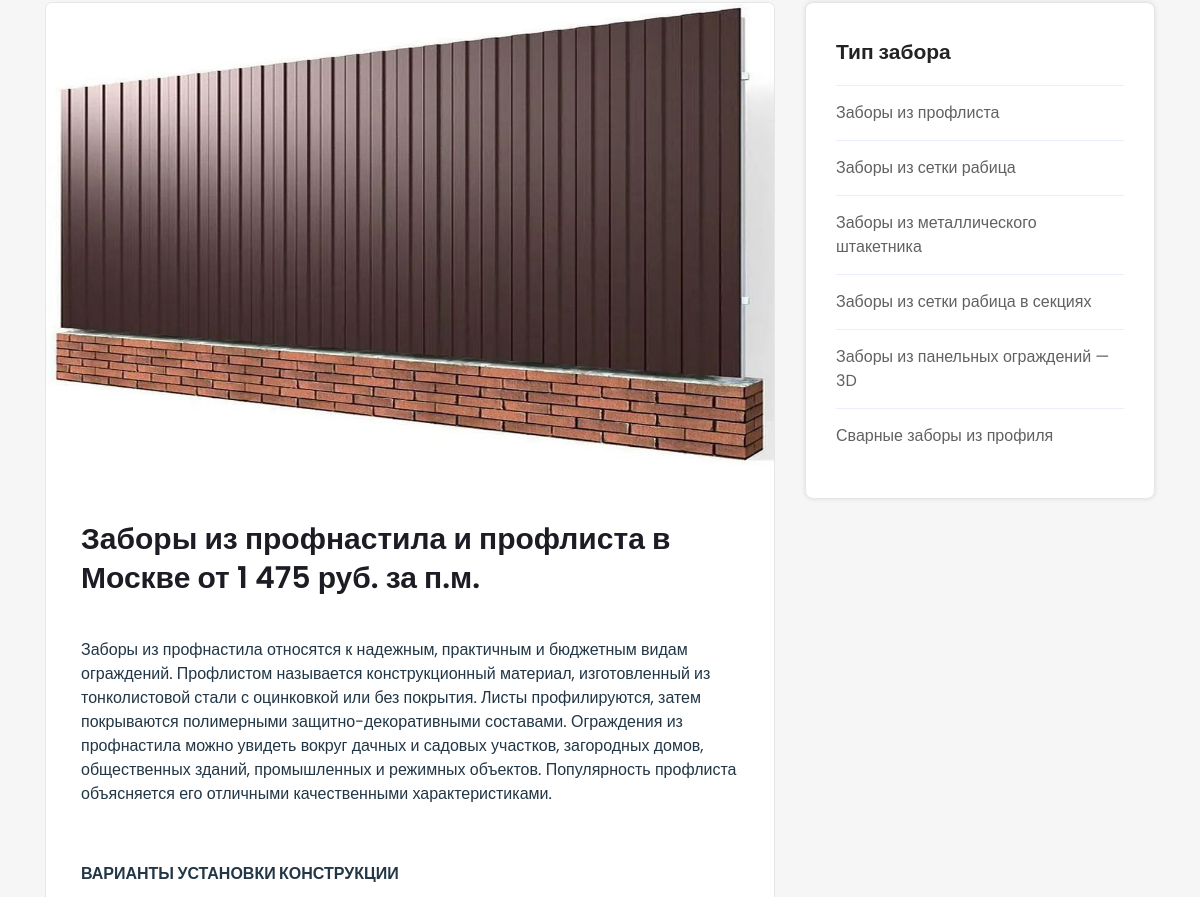
The app's page /zabory/category/zabory-iz-profnastila (middle part), older data.
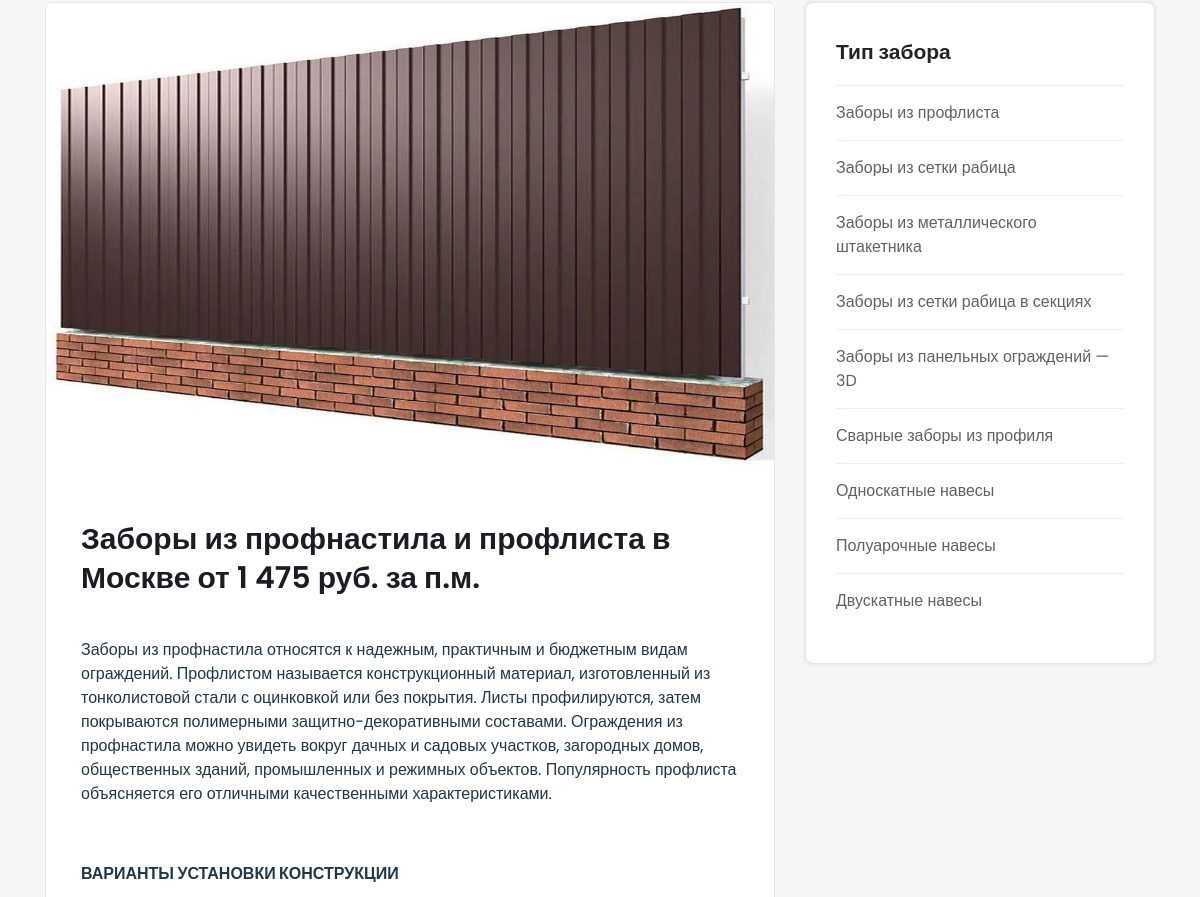
The same page, newer data.
### home/models.py (models this page shows, shortened)
class ServiceCategory(models.Model):
    Title = models.CharField("Название тип забора", max_length=100, blank=True, null=True,  help_text="Введите категорию услуги")
    Slug = models.CharField(max_length=100, blank=True, null=True, unique=True, help_text="Ссылка категория услуги")
    Content = RichTextUploadingField("Описание", blank=True, null=True, help_text="Короткое описание ")
    ShortDesc = models.TextField("Короткое описание", max_length=165, null=True, blank=True, help_text="Короткое описание сервиса")
    Image = ProcessedImageField(upload_to='zabory/categories/%Y-%m-%d/',
                            processors=[ResizeToFill(1200, 768)],
                            format='JPEG',
                            blank=True, null=True)
    image_thumbnail = ImageSpecField(source='Image',
                                 processors=[ResizeToFill(390, 290)],
                                 format='JPEG',
                                 )
    class Meta:
        verbose_name = 'Тип забора'
        verbose_name_plural = 'Типы забора'
    def get_absolute_url(self):
        return reverse('home:zaborCategory', args = [self.Slug])

### home/views.py (the view)
# urls.py: path('zabory/category/<slug:Slug>', views.zaborCategory, name='zaborCategory'),
def zaborCategory(request, Slug):
    template = 'home/zabor_category.html'
    zaborCategory = ServiceCategory.objects.get(Slug=Slug)
    zabory = Services.objects.filter(status='published', Category=zaborCategory.id)
    zaborCategories = ServiceCategory.objects.all() # # used to show other categories
    args = {
        'zabory': zabory,
        'zaborCategory': zaborCategory,
        'zaborCategories': zaborCategories, # used to show other categories
    }
    return render(request, template, args) #

### home/models.py (called while the page is built)
    def get_absolute_url(self):
        return reverse('home:zaborDetails', args = [self.Slug])

### home/templates/home/zabor_category.html (shortened to what this page needs)
﻿{% extends 'base.html' %}{% load static %}
    {%block mainWrapper %}
    <div class="blog_area blog-details-area rs pt-115 pb-90" id="blog">
        <div class="container">
            <div class="row">
                <div class="col-lg-8 col-md-12 col-sm-12 col-xs-12">
                    <div class="row">
                        <div class="col-md-12">
                            <div class="dreamit-single-blog-box">
                                <div class="dreamit-sigle-tmumb">
                                    <img src="{{zaborCategory.Image.url }}" alt="{{page.Title}}">
                                </div>
                                <div class="em-blog-content">
                                    <div class="blog-page-title pt-3">
                                        {% autoescape off %}
                                        {{zaborCategory.Content}}
                                        {% endautoescape %}
                                    </div>
                                </div>
                            </div>
                        </div>
                    </div>
                </div>
                <div class=" col-lg-4 col-md-12 col-sm-12 col-xs-12 sidebar-right content-widget pdsr">
                    <div class="blog-left-side widget">
                        <div class="widget-sidebar-box-two">
                            <div class="widget-sidebar-title text-left pb-20">
                                <h2>Тип забора</h2>
                            </div>
                            <div class="categories-content">
                                <ul>
                                    {% for zc in zaborCategories %}
                                    <li><a href="{%if zc.get_absolute_url == zaborCategory.get_absolute_url %}#{% else %}{{zc.get_absolute_url}}{% endif %}">{{zc.Title}}</a></li>
                                    {% endfor %}
                                </ul>
                            </div>
                        </div>
                    </div>
                </div>
            </div>
        </div>
    </div>
    <br><br><br><br>
    {% endblock mainWrapper %}

### home/templates/base.html (shortened to what this page needs)
<!DOCTYPE HTML>
<html lang="ru-RU">
<head>
    <link rel="stylesheet" href="/static/assets/css/bootstrap.min.css" type="text/css" media="all" />
    <link rel="stylesheet" href="/static/assets/css/owl.carousel.min.css" type="text/css" media="all" />
    <link rel="stylesheet" href="/static/assets/css/nivo-slider.css" type="text/css" media="all" />
    <link rel="stylesheet" href="/static/assets/css/animate.css" type="text/css" media="all" />
    <link rel="stylesheet" href="/static/assets/css/animated-text.css" type="text/css" media="all" />
    <link rel="stylesheet" href="/static/assets/css/all.min.css" type="text/css" media="all" />
    <link rel="stylesheet" href="/static/assets/css/flaticon.css" type="text/css" media="all" />
    <link rel="stylesheet" href="/static/assets/css/theme-default.css" type="text/css" media="all" />
    <link rel="stylesheet" href="/static/assets/css/meanmenu.min.css" type="text/css" media="all" />
    <link rel="stylesheet"  href="/static/assets/css/style.css?v=4" type="text/css" media="all" />
    <link rel="stylesheet" href="/static/assets/css/owl.transitions.css" type="text/css" media="all" />
    <link rel="stylesheet" href="/static/venobox/venobox.css" type="text/css" media="all" />
    <link rel="stylesheet" href="/static/assets/css/widget.css" type="text/css" media="all" />
    <link rel="stylesheet" href="/static/assets/css/responsive.css" type="text/css" media="all" />
    <link rel="stylesheet" type="text/css" href="/static/assets/css/slick.css">
	<link rel="stylesheet" type="text/css" href="/static/assets/css/slick-theme.css">
</head>
<body>
    {%block mainWrapper %}
    {%endblock%}
</body>
</html>

### home/templates/home/SEO.html (shortened to what this page needs)
{% load static %} {% load i18n %}

### static/assets/css/theme-default.css (style rules this page uses)
html, body { overflow-x: hidden; }
body { color: #223645; font-size: 16px; font-weight: 400; line-height: 1.5; text-align: left; font-family: 'Poppins', sans-serif; }
html { scroll-behavior: smooth; }
p { font-weight: 400; font-style: normal; }
h1, h2, h3, h4, h5, h6 { color: #1c1c24; font-family: 'Poppins', sans-serif; font-style: normal; margin-bottom: 0; margin-top: 10px; line-height: 1.3; font-weight: 600; -webkit-transition: .5s; transition: .5s; font-size:36px; }
h2 { font-size: 35px; }
h3 { font-size: 30px; }
ul { margin: 0px; padding: 0px; }
ul { margin: 0; padding: 0; }
::placeholder { color: #454545; font-size: 16px; }
.pt-115 { padding-top:115px; }
.pb-90 { padding-bottom:90px; }
.pb-20 { padding-bottom:20px; }

### static/assets/css/widget.css (style rules this page uses)
.blog-details-area { background: #F6F6F6; }
.dreamit-single-blog-box { margin-bottom: 40px; transition: .3s; background: #fff; border: 1px solid #e6e6e6; overflow: hidden; border-radius: 7px; }
.dreamit-sigle-tmumb img { width: 100%; }
.em-blog-content { padding: 26px 35px 13px; }
.widget-sidebar-title h2 { color: #232323; font-size: 21px; position: relative; display: block; margin: 0; }
.widget-sidebar-box-two { padding: 35px 30px 35px; box-shadow: 0 0 5px rgb(0 0 0 / 10%); background: #fff; border: 1px solid #e6e6e6; margin-bottom: 40px; border-radius: 8px; }
.categories-content ul li { list-style: none; border-top: 1px solid #eaedff; padding-top: 15px; padding-bottom: 15px; }
.categories-content ul li a { color: #616161; }

Row changes from the older to the newer data that the page shows:
added ServiceCategory: Title "Односкатные навесы"
added ServiceCategory: Title "Полуарочные навесы"
added ServiceCategory: Title "Двускатные навесы"
